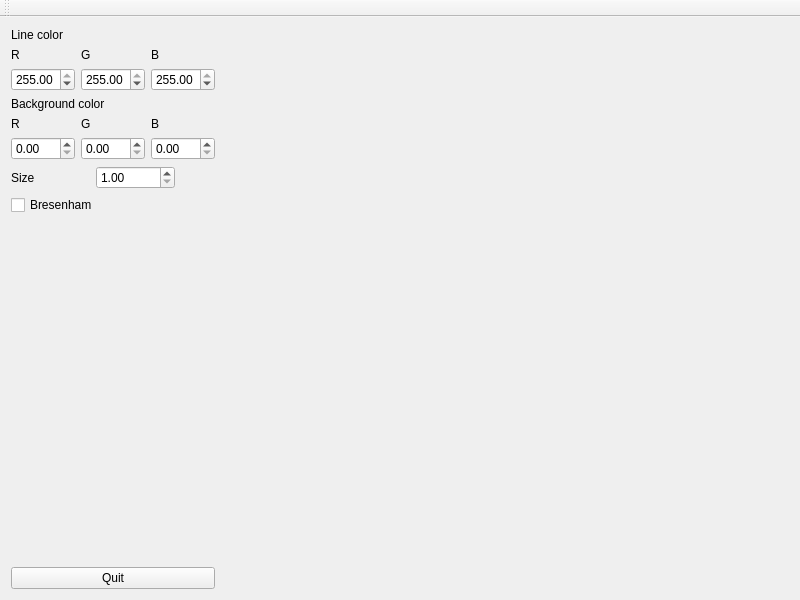
<?xml version="1.0" encoding="UTF-8"?>
<ui version="4.0">
 <class>MainWindow</class>
 <widget class="QMainWindow" name="MainWindow">
  <property name="geometry">
   <rect>
    <x>0</x>
    <y>0</y>
    <width>800</width>
    <height>600</height>
   </rect>
  </property>
  <property name="minimumSize">
   <size>
    <width>800</width>
    <height>600</height>
   </size>
  </property>
  <property name="windowTitle">
   <string>Basket</string>
  </property>
  <widget class="QWidget" name="centralWidget">
   <layout class="QHBoxLayout" name="horizontalLayout">
    <item>
     <layout class="QVBoxLayout" name="verticalLayout_2">
      <item>
       <layout class="QVBoxLayout" name="verticalLayout">
        <item>
         <widget class="QLabel" name="label_4">
          <property name="text">
           <string>Line color</string>
          </property>
         </widget>
        </item>
        <item>
         <layout class="QHBoxLayout" name="horizontalLayout_2">
          <item>
           <layout class="QHBoxLayout" name="horizontalLayout_3">
            <item>
             <layout class="QVBoxLayout" name="verticalLayout_7">
              <item>
               <widget class="QLabel" name="label_3">
                <property name="text">
                 <string>R</string>
                </property>
               </widget>
              </item>
              <item>
               <widget class="QDoubleSpinBox" name="lineR">
                <property name="maximum">
                 <double>255.000000000000000</double>
                </property>
                <property name="value">
                 <double>255.000000000000000</double>
                </property>
               </widget>
              </item>
             </layout>
            </item>
            <item>
             <layout class="QVBoxLayout" name="verticalLayout_6">
              <item>
               <widget class="QLabel" name="label_2">
                <property name="text">
                 <string>G</string>
                </property>
               </widget>
              </item>
              <item>
               <widget class="QDoubleSpinBox" name="loneG">
                <property name="maximum">
                 <double>255.000000000000000</double>
                </property>
                <property name="value">
                 <double>255.000000000000000</double>
                </property>
               </widget>
              </item>
             </layout>
            </item>
            <item>
             <layout class="QVBoxLayout" name="verticalLayout_5">
              <item>
               <widget class="QLabel" name="label">
                <property name="text">
                 <string>B</string>
                </property>
               </widget>
              </item>
              <item>
               <widget class="QDoubleSpinBox" name="lineB">
                <property name="maximum">
                 <double>255.000000000000000</double>
                </property>
                <property name="value">
                 <double>255.000000000000000</double>
                </property>
               </widget>
              </item>
             </layout>
            </item>
           </layout>
          </item>
         </layout>
        </item>
        <item>
         <widget class="QLabel" name="label_8">
          <property name="text">
           <string>Background color</string>
          </property>
         </widget>
        </item>
        <item>
         <layout class="QHBoxLayout" name="horizontalLayout_4">
          <item>
           <layout class="QVBoxLayout" name="verticalLayout_10">
            <item>
             <widget class="QLabel" name="label_7">
              <property name="text">
               <string>R</string>
              </property>
             </widget>
            </item>
            <item>
             <widget class="QDoubleSpinBox" name="backR">
              <property name="maximum">
               <double>255.000000000000000</double>
              </property>
             </widget>
            </item>
           </layout>
          </item>
          <item>
           <layout class="QVBoxLayout" name="verticalLayout_9">
            <item>
             <widget class="QLabel" name="label_6">
              <property name="text">
               <string>G</string>
              </property>
             </widget>
            </item>
            <item>
             <widget class="QDoubleSpinBox" name="backG">
              <property name="maximum">
               <double>255.000000000000000</double>
              </property>
             </widget>
            </item>
           </layout>
          </item>
          <item>
           <layout class="QVBoxLayout" name="verticalLayout_8">
            <item>
             <widget class="QLabel" name="label_5">
              <property name="text">
               <string>B</string>
              </property>
             </widget>
            </item>
            <item>
             <widget class="QDoubleSpinBox" name="backB">
              <property name="maximum">
               <double>255.000000000000000</double>
              </property>
             </widget>
            </item>
           </layout>
          </item>
         </layout>
        </item>
        <item>
         <layout class="QHBoxLayout" name="horizontalLayout_5">
          <item>
           <widget class="QLabel" name="label_9">
            <property name="text">
             <string>Size</string>
            </property>
           </widget>
          </item>
          <item>
           <widget class="QDoubleSpinBox" name="lineS">
            <property name="minimum">
             <double>1.000000000000000</double>
            </property>
            <property name="maximum">
             <double>100.000000000000000</double>
            </property>
            <property name="value">
             <double>1.000000000000000</double>
            </property>
           </widget>
          </item>
          <item>
           <spacer name="horizontalSpacer">
            <property name="orientation">
             <enum>Qt::Horizontal</enum>
            </property>
            <property name="sizeType">
             <enum>QSizePolicy::Minimum</enum>
            </property>
            <property name="sizeHint" stdset="0">
             <size>
              <width>40</width>
              <height>20</height>
             </size>
            </property>
           </spacer>
          </item>
         </layout>
        </item>
        <item>
         <widget class="QCheckBox" name="checkBox">
          <property name="text">
           <string>Bresenham</string>
          </property>
         </widget>
        </item>
        <item>
         <spacer name="verticalSpacer">
          <property name="orientation">
           <enum>Qt::Vertical</enum>
          </property>
          <property name="sizeHint" stdset="0">
           <size>
            <width>20</width>
            <height>40</height>
           </size>
          </property>
         </spacer>
        </item>
       </layout>
      </item>
      <item>
       <widget class="QPushButton" name="pushButton">
        <property name="text">
         <string>Quit</string>
        </property>
       </widget>
      </item>
     </layout>
    </item>
    <item>
     <widget class="GLWidget" name="GLwidget" native="true">
      <property name="sizePolicy">
       <sizepolicy hsizetype="Expanding" vsizetype="Preferred">
        <horstretch>0</horstretch>
        <verstretch>0</verstretch>
       </sizepolicy>
      </property>
      <zorder></zorder>
      <zorder></zorder>
     </widget>
    </item>
   </layout>
  </widget>
  <widget class="QToolBar" name="mainToolBar">
   <attribute name="toolBarArea">
    <enum>TopToolBarArea</enum>
   </attribute>
   <attribute name="toolBarBreak">
    <bool>false</bool>
   </attribute>
  </widget>
 </widget>
 <layoutdefault spacing="6" margin="11"/>
 <customwidgets>
  <customwidget>
   <class>GLWidget</class>
   <extends>QWidget</extends>
   <header>glwidget.h</header>
   <container>1</container>
  </customwidget>
 </customwidgets>
 <resources/>
 <connections>
  <connection>
   <sender>pushButton</sender>
   <signal>released()</signal>
   <receiver>MainWindow</receiver>
   <slot>close()</slot>
   <hints>
    <hint type="sourcelabel">
     <x>56</x>
     <y>456</y>
    </hint>
    <hint type="destinationlabel">
     <x>56</x>
     <y>253</y>
    </hint>
   </hints>
  </connection>
 </connections>
</ui>
